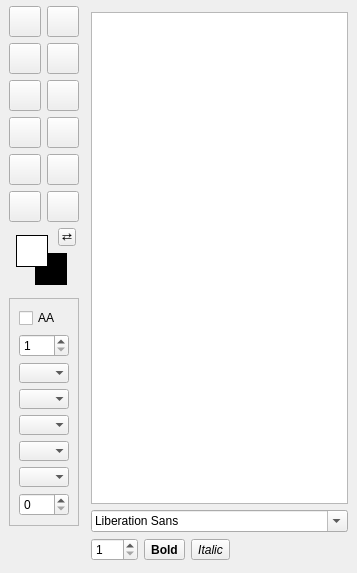
<?xml version="1.0" encoding="UTF-8"?>
<ui version="4.0">
 <class>DockWidgetDraw</class>
 <widget class="QDockWidget" name="dockWidgetDraw">
  <property name="geometry">
   <rect>
    <x>0</x>
    <y>0</y>
    <width>357</width>
    <height>573</height>
   </rect>
  </property>
  <property name="minimumSize">
   <size>
    <width>0</width>
    <height>0</height>
   </size>
  </property>
  <property name="allowedAreas">
   <set>Qt::LeftDockWidgetArea|Qt::RightDockWidgetArea</set>
  </property>
  <widget class="QWidget" name="dockWidgetContents">
   <layout class="QVBoxLayout" name="verticalLayout">
    <property name="spacing">
     <number>0</number>
    </property>
    <property name="leftMargin">
     <number>3</number>
    </property>
    <property name="topMargin">
     <number>0</number>
    </property>
    <property name="rightMargin">
     <number>0</number>
    </property>
    <property name="bottomMargin">
     <number>0</number>
    </property>
    <item>
     <layout class="QHBoxLayout" name="horizontalLayout">
      <property name="spacing">
       <number>0</number>
      </property>
      <property name="leftMargin">
       <number>3</number>
      </property>
      <property name="topMargin">
       <number>3</number>
      </property>
      <property name="rightMargin">
       <number>0</number>
      </property>
      <property name="bottomMargin">
       <number>3</number>
      </property>
      <item>
       <layout class="QGridLayout" name="gridLayout">
        <property name="leftMargin">
         <number>3</number>
        </property>
        <property name="topMargin">
         <number>3</number>
        </property>
        <property name="rightMargin">
         <number>3</number>
        </property>
        <property name="bottomMargin">
         <number>3</number>
        </property>
        <property name="spacing">
         <number>6</number>
        </property>
        <item row="4" column="0">
         <widget class="QToolButton" name="toolButtonDrawEllipse">
          <property name="text">
           <string notr="true"/>
          </property>
          <property name="icon">
           <iconset resource="../resources/res.qrc">
            <normaloff>:/draw/icons/draw/circle.png</normaloff>:/draw/icons/draw/circle.png</iconset>
          </property>
          <property name="iconSize">
           <size>
            <width>24</width>
            <height>24</height>
           </size>
          </property>
          <property name="checkable">
           <bool>true</bool>
          </property>
         </widget>
        </item>
        <item row="0" column="0">
         <widget class="QToolButton" name="toolButtonDrawSelection">
          <property name="text">
           <string notr="true"/>
          </property>
          <property name="icon">
           <iconset resource="../resources/res.qrc">
            <normaloff>:/draw/icons/draw/arrow@2x.png</normaloff>:/draw/icons/draw/arrow@2x.png</iconset>
          </property>
          <property name="iconSize">
           <size>
            <width>24</width>
            <height>24</height>
           </size>
          </property>
          <property name="checkable">
           <bool>true</bool>
          </property>
         </widget>
        </item>
        <item row="3" column="1">
         <widget class="QToolButton" name="toolButtonDrawRoundedRectangle">
          <property name="text">
           <string notr="true"/>
          </property>
          <property name="icon">
           <iconset resource="../resources/res.qrc">
            <normaloff>:/draw/icons/draw/roundedrectangle.png</normaloff>:/draw/icons/draw/roundedrectangle.png</iconset>
          </property>
          <property name="iconSize">
           <size>
            <width>24</width>
            <height>24</height>
           </size>
          </property>
          <property name="checkable">
           <bool>true</bool>
          </property>
         </widget>
        </item>
        <item row="2" column="1">
         <widget class="QToolButton" name="toolButtonDrawLine">
          <property name="text">
           <string notr="true"/>
          </property>
          <property name="icon">
           <iconset resource="../resources/res.qrc">
            <normaloff>:/draw/icons/draw/line.png</normaloff>:/draw/icons/draw/line.png</iconset>
          </property>
          <property name="iconSize">
           <size>
            <width>24</width>
            <height>24</height>
           </size>
          </property>
          <property name="checkable">
           <bool>true</bool>
          </property>
         </widget>
        </item>
        <item row="3" column="0">
         <widget class="QToolButton" name="toolButtonDrawRectangle">
          <property name="text">
           <string notr="true"/>
          </property>
          <property name="icon">
           <iconset resource="../resources/res.qrc">
            <normaloff>:/draw/icons/draw/rectangle.png</normaloff>:/draw/icons/draw/rectangle.png</iconset>
          </property>
          <property name="iconSize">
           <size>
            <width>24</width>
            <height>24</height>
           </size>
          </property>
          <property name="checkable">
           <bool>true</bool>
          </property>
         </widget>
        </item>
        <item row="1" column="0">
         <widget class="QToolButton" name="toolButtonDrawBrush">
          <property name="text">
           <string notr="true"/>
          </property>
          <property name="icon">
           <iconset resource="../resources/res.qrc">
            <normaloff>:/draw/icons/draw/brush.png</normaloff>:/draw/icons/draw/brush.png</iconset>
          </property>
          <property name="iconSize">
           <size>
            <width>24</width>
            <height>24</height>
           </size>
          </property>
          <property name="checkable">
           <bool>true</bool>
          </property>
         </widget>
        </item>
        <item row="1" column="1">
         <widget class="QToolButton" name="toolButtonDrawSmudge">
          <property name="text">
           <string notr="true"/>
          </property>
          <property name="icon">
           <iconset resource="../resources/res.qrc">
            <normaloff>:/draw/icons/draw/smudge.png</normaloff>:/draw/icons/draw/smudge.png</iconset>
          </property>
          <property name="iconSize">
           <size>
            <width>24</width>
            <height>24</height>
           </size>
          </property>
          <property name="checkable">
           <bool>true</bool>
          </property>
         </widget>
        </item>
        <item row="2" column="0">
         <widget class="QToolButton" name="toolButtonDrawClone">
          <property name="text">
           <string notr="true"/>
          </property>
          <property name="icon">
           <iconset resource="../resources/res.qrc">
            <normaloff>:/draw/icons/draw/stamp.png</normaloff>:/draw/icons/draw/stamp.png</iconset>
          </property>
          <property name="iconSize">
           <size>
            <width>24</width>
            <height>24</height>
           </size>
          </property>
          <property name="checkable">
           <bool>true</bool>
          </property>
         </widget>
        </item>
        <item row="5" column="0">
         <widget class="QToolButton" name="toolButtonDrawFill">
          <property name="text">
           <string notr="true"/>
          </property>
          <property name="icon">
           <iconset resource="../resources/res.qrc">
            <normaloff>:/draw/icons/draw/bucket.png</normaloff>:/draw/icons/draw/bucket.png</iconset>
          </property>
          <property name="iconSize">
           <size>
            <width>24</width>
            <height>24</height>
           </size>
          </property>
          <property name="checkable">
           <bool>true</bool>
          </property>
         </widget>
        </item>
        <item row="5" column="1">
         <widget class="QToolButton" name="toolButtonDrawColorPicker">
          <property name="text">
           <string notr="true"/>
          </property>
          <property name="icon">
           <iconset resource="../resources/res.qrc">
            <normaloff>:/draw/icons/draw/pipette.png</normaloff>:/draw/icons/draw/pipette.png</iconset>
          </property>
          <property name="iconSize">
           <size>
            <width>24</width>
            <height>24</height>
           </size>
          </property>
          <property name="checkable">
           <bool>true</bool>
          </property>
         </widget>
        </item>
        <item row="0" column="1">
         <widget class="QToolButton" name="toolButtonDrawPen">
          <property name="text">
           <string notr="true"/>
          </property>
          <property name="icon">
           <iconset resource="../resources/res.qrc">
            <normaloff>:/draw/icons/draw/pencil.png</normaloff>:/draw/icons/draw/pencil.png</iconset>
          </property>
          <property name="iconSize">
           <size>
            <width>24</width>
            <height>24</height>
           </size>
          </property>
          <property name="checkable">
           <bool>true</bool>
          </property>
         </widget>
        </item>
        <item row="8" column="0" colspan="2">
         <widget class="QFrame" name="frame_2">
          <property name="minimumSize">
           <size>
            <width>0</width>
            <height>0</height>
           </size>
          </property>
          <property name="frameShape">
           <enum>QFrame::StyledPanel</enum>
          </property>
          <property name="frameShadow">
           <enum>QFrame::Raised</enum>
          </property>
          <layout class="QVBoxLayout" name="verticalLayout_3">
           <item>
            <widget class="QCheckBox" name="checkBoxAntiAliasing">
             <property name="toolTip">
              <string>Antialiasing</string>
             </property>
             <property name="text">
              <string>AA</string>
             </property>
            </widget>
           </item>
           <item>
            <widget class="QStackedWidget" name="stackedWidgetSizeWidth">
             <property name="sizePolicy">
              <sizepolicy hsizetype="Preferred" vsizetype="Maximum">
               <horstretch>0</horstretch>
               <verstretch>0</verstretch>
              </sizepolicy>
             </property>
             <property name="currentIndex">
              <number>0</number>
             </property>
             <widget class="QWidget" name="pageSWSW0">
              <layout class="QVBoxLayout" name="verticalLayout_4">
               <property name="spacing">
                <number>0</number>
               </property>
               <property name="leftMargin">
                <number>0</number>
               </property>
               <property name="topMargin">
                <number>0</number>
               </property>
               <property name="rightMargin">
                <number>0</number>
               </property>
               <property name="bottomMargin">
                <number>0</number>
               </property>
               <item>
                <widget class="QSpinBox" name="spinBoxSize">
                 <property name="toolTip">
                  <string>Size</string>
                 </property>
                 <property name="minimum">
                  <number>1</number>
                 </property>
                 <property name="maximum">
                  <number>256</number>
                 </property>
                </widget>
               </item>
              </layout>
             </widget>
             <widget class="QWidget" name="pageSWSW1">
              <layout class="QVBoxLayout" name="verticalLayout_6">
               <property name="spacing">
                <number>0</number>
               </property>
               <property name="leftMargin">
                <number>0</number>
               </property>
               <property name="topMargin">
                <number>0</number>
               </property>
               <property name="rightMargin">
                <number>0</number>
               </property>
               <property name="bottomMargin">
                <number>0</number>
               </property>
               <item>
                <widget class="QSpinBox" name="spinBoxWidth">
                 <property name="toolTip">
                  <string>Width</string>
                 </property>
                 <property name="minimum">
                  <number>1</number>
                 </property>
                 <property name="maximum">
                  <number>256</number>
                 </property>
                </widget>
               </item>
              </layout>
             </widget>
            </widget>
           </item>
           <item>
            <widget class="QComboBox" name="comboBoxLine">
             <property name="sizePolicy">
              <sizepolicy hsizetype="MinimumExpanding" vsizetype="Fixed">
               <horstretch>0</horstretch>
               <verstretch>0</verstretch>
              </sizepolicy>
             </property>
             <property name="maximumSize">
              <size>
               <width>50</width>
               <height>16777215</height>
              </size>
             </property>
             <property name="toolTip">
              <string>Line style</string>
             </property>
             <property name="iconSize">
              <size>
               <width>24</width>
               <height>16</height>
              </size>
             </property>
             <property name="frame">
              <bool>false</bool>
             </property>
             <item>
              <property name="text">
               <string notr="true"/>
              </property>
              <property name="icon">
               <iconset resource="../resources/res.qrc">
                <normaloff>:/draw/icons/draw/lineSolid.png</normaloff>:/draw/icons/draw/lineSolid.png</iconset>
              </property>
             </item>
             <item>
              <property name="text">
               <string notr="true"/>
              </property>
              <property name="icon">
               <iconset resource="../resources/res.qrc">
                <normaloff>:/draw/icons/draw/lineDash.png</normaloff>:/draw/icons/draw/lineDash.png</iconset>
              </property>
             </item>
             <item>
              <property name="text">
               <string notr="true"/>
              </property>
              <property name="icon">
               <iconset resource="../resources/res.qrc">
                <normaloff>:/draw/icons/draw/lineDot.png</normaloff>:/draw/icons/draw/lineDot.png</iconset>
              </property>
             </item>
             <item>
              <property name="text">
               <string notr="true"/>
              </property>
              <property name="icon">
               <iconset resource="../resources/res.qrc">
                <normaloff>:/draw/icons/draw/lineDashDot.png</normaloff>:/draw/icons/draw/lineDashDot.png</iconset>
              </property>
             </item>
            </widget>
           </item>
           <item>
            <widget class="QComboBox" name="comboBoxLineEnd">
             <property name="sizePolicy">
              <sizepolicy hsizetype="MinimumExpanding" vsizetype="Fixed">
               <horstretch>0</horstretch>
               <verstretch>0</verstretch>
              </sizepolicy>
             </property>
             <property name="maximumSize">
              <size>
               <width>50</width>
               <height>16777215</height>
              </size>
             </property>
             <property name="toolTip">
              <string>Line end</string>
             </property>
             <property name="iconSize">
              <size>
               <width>24</width>
               <height>16</height>
              </size>
             </property>
             <property name="frame">
              <bool>false</bool>
             </property>
             <item>
              <property name="text">
               <string notr="true"/>
              </property>
              <property name="icon">
               <iconset resource="../resources/res.qrc">
                <normaloff>:/draw/icons/draw/lineEndRound.png</normaloff>:/draw/icons/draw/lineEndRound.png</iconset>
              </property>
             </item>
             <item>
              <property name="text">
               <string notr="true"/>
              </property>
              <property name="icon">
               <iconset resource="../resources/res.qrc">
                <normaloff>:/draw/icons/draw/lineEndFlat.png</normaloff>:/draw/icons/draw/lineEndFlat.png</iconset>
              </property>
             </item>
             <item>
              <property name="text">
               <string notr="true"/>
              </property>
              <property name="icon">
               <iconset resource="../resources/res.qrc">
                <normaloff>:/draw/icons/draw/lineEndSquare.png</normaloff>:/draw/icons/draw/lineEndSquare.png</iconset>
              </property>
             </item>
            </widget>
           </item>
           <item>
            <widget class="QComboBox" name="comboBoxLineJoin">
             <property name="sizePolicy">
              <sizepolicy hsizetype="MinimumExpanding" vsizetype="Fixed">
               <horstretch>0</horstretch>
               <verstretch>0</verstretch>
              </sizepolicy>
             </property>
             <property name="maximumSize">
              <size>
               <width>50</width>
               <height>16777215</height>
              </size>
             </property>
             <property name="toolTip">
              <string>Line join</string>
             </property>
             <property name="iconSize">
              <size>
               <width>24</width>
               <height>16</height>
              </size>
             </property>
             <property name="frame">
              <bool>false</bool>
             </property>
             <item>
              <property name="text">
               <string notr="true"/>
              </property>
              <property name="icon">
               <iconset resource="../resources/res.qrc">
                <normaloff>:/draw/icons/draw/lineJoinRound.png</normaloff>:/draw/icons/draw/lineJoinRound.png</iconset>
              </property>
             </item>
             <item>
              <property name="text">
               <string notr="true"/>
              </property>
              <property name="icon">
               <iconset resource="../resources/res.qrc">
                <normaloff>:/draw/icons/draw/lineJoinBevel.png</normaloff>:/draw/icons/draw/lineJoinBevel.png</iconset>
              </property>
             </item>
             <item>
              <property name="text">
               <string notr="true"/>
              </property>
              <property name="icon">
               <iconset resource="../resources/res.qrc">
                <normaloff>:/draw/icons/draw/lineJoinMiter.png</normaloff>:/draw/icons/draw/lineJoinMiter.png</iconset>
              </property>
             </item>
            </widget>
           </item>
           <item>
            <widget class="QComboBox" name="comboBoxPolygon">
             <property name="sizePolicy">
              <sizepolicy hsizetype="MinimumExpanding" vsizetype="Fixed">
               <horstretch>0</horstretch>
               <verstretch>0</verstretch>
              </sizepolicy>
             </property>
             <property name="maximumSize">
              <size>
               <width>50</width>
               <height>16777215</height>
              </size>
             </property>
             <property name="toolTip">
              <string>Polygon fill / outline</string>
             </property>
             <property name="iconSize">
              <size>
               <width>24</width>
               <height>16</height>
              </size>
             </property>
             <property name="frame">
              <bool>false</bool>
             </property>
             <item>
              <property name="text">
               <string notr="true"/>
              </property>
              <property name="icon">
               <iconset resource="../resources/res.qrc">
                <normaloff>:/draw/icons/draw/polygonNoFill.png</normaloff>:/draw/icons/draw/polygonNoFill.png</iconset>
              </property>
             </item>
             <item>
              <property name="text">
               <string notr="true"/>
              </property>
              <property name="icon">
               <iconset resource="../resources/res.qrc">
                <normaloff>:/draw/icons/draw/polygonFill.png</normaloff>:/draw/icons/draw/polygonFill.png</iconset>
              </property>
             </item>
             <item>
              <property name="text">
               <string notr="true"/>
              </property>
              <property name="icon">
               <iconset resource="../resources/res.qrc">
                <normaloff>:/draw/icons/draw/polygonNoOutline.png</normaloff>:/draw/icons/draw/polygonNoOutline.png</iconset>
              </property>
             </item>
            </widget>
           </item>
           <item>
            <widget class="QComboBox" name="comboBoxLineCap">
             <property name="sizePolicy">
              <sizepolicy hsizetype="MinimumExpanding" vsizetype="Fixed">
               <horstretch>0</horstretch>
               <verstretch>0</verstretch>
              </sizepolicy>
             </property>
             <property name="maximumSize">
              <size>
               <width>50</width>
               <height>16777215</height>
              </size>
             </property>
             <property name="toolTip">
              <string>Line caps</string>
             </property>
             <property name="iconSize">
              <size>
               <width>24</width>
               <height>16</height>
              </size>
             </property>
             <property name="frame">
              <bool>false</bool>
             </property>
             <item>
              <property name="text">
               <string notr="true"/>
              </property>
              <property name="icon">
               <iconset resource="../resources/res.qrc">
                <normaloff>:/draw/icons/draw/lineCapNN.png</normaloff>:/draw/icons/draw/lineCapNN.png</iconset>
              </property>
             </item>
             <item>
              <property name="text">
               <string notr="true"/>
              </property>
              <property name="icon">
               <iconset resource="../resources/res.qrc">
                <normaloff>:/draw/icons/draw/lineCapNA.png</normaloff>:/draw/icons/draw/lineCapNA.png</iconset>
              </property>
             </item>
             <item>
              <property name="text">
               <string notr="true"/>
              </property>
              <property name="icon">
               <iconset resource="../resources/res.qrc">
                <normaloff>:/draw/icons/draw/lineCapAA.png</normaloff>:/draw/icons/draw/lineCapAA.png</iconset>
              </property>
             </item>
             <item>
              <property name="text">
               <string notr="true"/>
              </property>
              <property name="icon">
               <iconset resource="../resources/res.qrc">
                <normaloff>:/draw/icons/draw/lineCapFA.png</normaloff>:/draw/icons/draw/lineCapFA.png</iconset>
              </property>
             </item>
             <item>
              <property name="text">
               <string notr="true"/>
              </property>
              <property name="icon">
               <iconset resource="../resources/res.qrc">
                <normaloff>:/draw/icons/draw/lineCapFF.png</normaloff>:/draw/icons/draw/lineCapFF.png</iconset>
              </property>
             </item>
            </widget>
           </item>
           <item>
            <widget class="QStackedWidget" name="stackedWidgetToleranceRadius">
             <property name="sizePolicy">
              <sizepolicy hsizetype="Preferred" vsizetype="Maximum">
               <horstretch>0</horstretch>
               <verstretch>0</verstretch>
              </sizepolicy>
             </property>
             <property name="currentIndex">
              <number>0</number>
             </property>
             <widget class="QWidget" name="pageSWTR0">
              <layout class="QVBoxLayout" name="verticalLayout_7">
               <property name="spacing">
                <number>0</number>
               </property>
               <property name="leftMargin">
                <number>0</number>
               </property>
               <property name="topMargin">
                <number>0</number>
               </property>
               <property name="rightMargin">
                <number>0</number>
               </property>
               <property name="bottomMargin">
                <number>0</number>
               </property>
               <item>
                <widget class="QSpinBox" name="spinBoxTolerance">
                 <property name="toolTip">
                  <string>Tolerance</string>
                 </property>
                 <property name="maximum">
                  <number>256</number>
                 </property>
                </widget>
               </item>
              </layout>
             </widget>
             <widget class="QWidget" name="pageSWTR1">
              <layout class="QVBoxLayout" name="verticalLayout_8">
               <property name="spacing">
                <number>0</number>
               </property>
               <property name="leftMargin">
                <number>0</number>
               </property>
               <property name="topMargin">
                <number>0</number>
               </property>
               <property name="rightMargin">
                <number>0</number>
               </property>
               <property name="bottomMargin">
                <number>0</number>
               </property>
               <item>
                <widget class="QSpinBox" name="spinBoxRadius">
                 <property name="toolTip">
                  <string>Radius</string>
                 </property>
                 <property name="maximum">
                  <number>256</number>
                 </property>
                </widget>
               </item>
              </layout>
             </widget>
             <widget class="QWidget" name="pageSWTR2">
              <layout class="QVBoxLayout" name="verticalLayout_9">
               <property name="spacing">
                <number>0</number>
               </property>
               <property name="leftMargin">
                <number>0</number>
               </property>
               <property name="topMargin">
                <number>0</number>
               </property>
               <property name="rightMargin">
                <number>0</number>
               </property>
               <property name="bottomMargin">
                <number>0</number>
               </property>
               <item>
                <widget class="QDoubleSpinBox" name="doubleSpinBoxCapSize">
                 <property name="toolTip">
                  <string>Line cap size multiplier</string>
                 </property>
                 <property name="decimals">
                  <number>1</number>
                 </property>
                 <property name="minimum">
                  <double>0.500000000000000</double>
                 </property>
                 <property name="maximum">
                  <double>5.000000000000000</double>
                 </property>
                 <property name="singleStep">
                  <double>0.100000000000000</double>
                 </property>
                </widget>
               </item>
              </layout>
             </widget>
            </widget>
           </item>
          </layout>
         </widget>
        </item>
        <item row="4" column="1">
         <widget class="QToolButton" name="toolButtonDrawText">
          <property name="text">
           <string notr="true"/>
          </property>
          <property name="icon">
           <iconset resource="../resources/res.qrc">
            <normaloff>:/draw/icons/draw/text.png</normaloff>:/draw/icons/draw/text.png</iconset>
          </property>
          <property name="iconSize">
           <size>
            <width>24</width>
            <height>24</height>
           </size>
          </property>
          <property name="checkable">
           <bool>true</bool>
          </property>
         </widget>
        </item>
        <item row="6" column="0" rowspan="2" colspan="2">
         <widget class="QFrame" name="frame">
          <property name="minimumSize">
           <size>
            <width>64</width>
            <height>64</height>
           </size>
          </property>
          <property name="frameShape">
           <enum>QFrame::NoFrame</enum>
          </property>
          <property name="frameShadow">
           <enum>QFrame::Plain</enum>
          </property>
          <widget class="QLabel" name="labelForegroundColor">
           <property name="geometry">
            <rect>
             <x>7</x>
             <y>7</y>
             <width>32</width>
             <height>32</height>
            </rect>
           </property>
           <property name="sizePolicy">
            <sizepolicy hsizetype="Fixed" vsizetype="Fixed">
             <horstretch>0</horstretch>
             <verstretch>0</verstretch>
            </sizepolicy>
           </property>
           <property name="minimumSize">
            <size>
             <width>32</width>
             <height>32</height>
            </size>
           </property>
           <property name="maximumSize">
            <size>
             <width>32</width>
             <height>32</height>
            </size>
           </property>
           <property name="styleSheet">
            <string notr="true">background-color: #FFFFFF</string>
           </property>
           <property name="frameShape">
            <enum>QFrame::Box</enum>
           </property>
           <property name="frameShadow">
            <enum>QFrame::Plain</enum>
           </property>
           <property name="text">
            <string notr="true"/>
           </property>
          </widget>
          <widget class="QLabel" name="labelBackgroundColor">
           <property name="geometry">
            <rect>
             <x>26</x>
             <y>25</y>
             <width>32</width>
             <height>32</height>
            </rect>
           </property>
           <property name="sizePolicy">
            <sizepolicy hsizetype="Fixed" vsizetype="Fixed">
             <horstretch>0</horstretch>
             <verstretch>0</verstretch>
            </sizepolicy>
           </property>
           <property name="minimumSize">
            <size>
             <width>32</width>
             <height>32</height>
            </size>
           </property>
           <property name="maximumSize">
            <size>
             <width>32</width>
             <height>32</height>
            </size>
           </property>
           <property name="styleSheet">
            <string notr="true">background-color: #000000</string>
           </property>
           <property name="frameShape">
            <enum>QFrame::Box</enum>
           </property>
           <property name="text">
            <string notr="true"/>
           </property>
          </widget>
          <widget class="QToolButton" name="toolButtonSwitchDrawColors">
           <property name="geometry">
            <rect>
             <x>49</x>
             <y>0</y>
             <width>18</width>
             <height>18</height>
            </rect>
           </property>
           <property name="minimumSize">
            <size>
             <width>18</width>
             <height>18</height>
            </size>
           </property>
           <property name="maximumSize">
            <size>
             <width>18</width>
             <height>18</height>
            </size>
           </property>
           <property name="text">
            <string>⇄</string>
           </property>
          </widget>
          <zorder>labelBackgroundColor</zorder>
          <zorder>labelForegroundColor</zorder>
          <zorder>toolButtonSwitchDrawColors</zorder>
         </widget>
        </item>
        <item row="9" column="0">
         <spacer name="verticalSpacer_6">
          <property name="orientation">
           <enum>Qt::Vertical</enum>
          </property>
          <property name="sizeHint" stdset="0">
           <size>
            <width>20</width>
            <height>40</height>
           </size>
          </property>
         </spacer>
        </item>
       </layout>
      </item>
      <item>
       <widget class="QFrame" name="frameDrawText">
        <property name="sizePolicy">
         <sizepolicy hsizetype="Minimum" vsizetype="Minimum">
          <horstretch>0</horstretch>
          <verstretch>0</verstretch>
         </sizepolicy>
        </property>
        <property name="frameShape">
         <enum>QFrame::NoFrame</enum>
        </property>
        <property name="frameShadow">
         <enum>QFrame::Plain</enum>
        </property>
        <layout class="QVBoxLayout" name="verticalLayout_5">
         <property name="leftMargin">
          <number>0</number>
         </property>
         <property name="topMargin">
          <number>0</number>
         </property>
         <property name="rightMargin">
          <number>0</number>
         </property>
         <property name="bottomMargin">
          <number>0</number>
         </property>
         <item>
          <widget class="QStackedWidget" name="stackedWidgetDrawText">
           <property name="currentIndex">
            <number>0</number>
           </property>
           <widget class="QWidget" name="page">
            <layout class="QGridLayout" name="gridLayout_2">
             <item row="2" column="1">
              <layout class="QHBoxLayout" name="horizontalLayout_2">
               <item>
                <widget class="QSpinBox" name="spinBoxDrawTextSize">
                 <property name="minimum">
                  <number>1</number>
                 </property>
                 <property name="maximum">
                  <number>999</number>
                 </property>
                </widget>
               </item>
               <item>
                <widget class="QToolButton" name="toolButtonDrawTextBold">
                 <property name="font">
                  <font>
                   <weight>75</weight>
                   <bold>true</bold>
                  </font>
                 </property>
                 <property name="text">
                  <string>Bold</string>
                 </property>
                 <property name="checkable">
                  <bool>true</bool>
                 </property>
                </widget>
               </item>
               <item>
                <widget class="QToolButton" name="toolButtonDrawTextItalic">
                 <property name="font">
                  <font>
                   <italic>true</italic>
                  </font>
                 </property>
                 <property name="text">
                  <string>Italic</string>
                 </property>
                 <property name="checkable">
                  <bool>true</bool>
                 </property>
                </widget>
               </item>
               <item>
                <spacer name="horizontalSpacer">
                 <property name="orientation">
                  <enum>Qt::Horizontal</enum>
                 </property>
                 <property name="sizeHint" stdset="0">
                  <size>
                   <width>40</width>
                   <height>20</height>
                  </size>
                 </property>
                </spacer>
               </item>
              </layout>
             </item>
             <item row="0" column="1">
              <widget class="QPlainTextEdit" name="plainDrawTextEdit"/>
             </item>
             <item row="1" column="1">
              <widget class="QFontComboBox" name="fontComboBoxDrawText"/>
             </item>
            </layout>
           </widget>
           <widget class="QWidget" name="page_2"/>
          </widget>
         </item>
        </layout>
       </widget>
      </item>
     </layout>
    </item>
   </layout>
  </widget>
 </widget>
 <resources>
  <include location="../resources/res.qrc"/>
 </resources>
 <connections/>
</ui>
